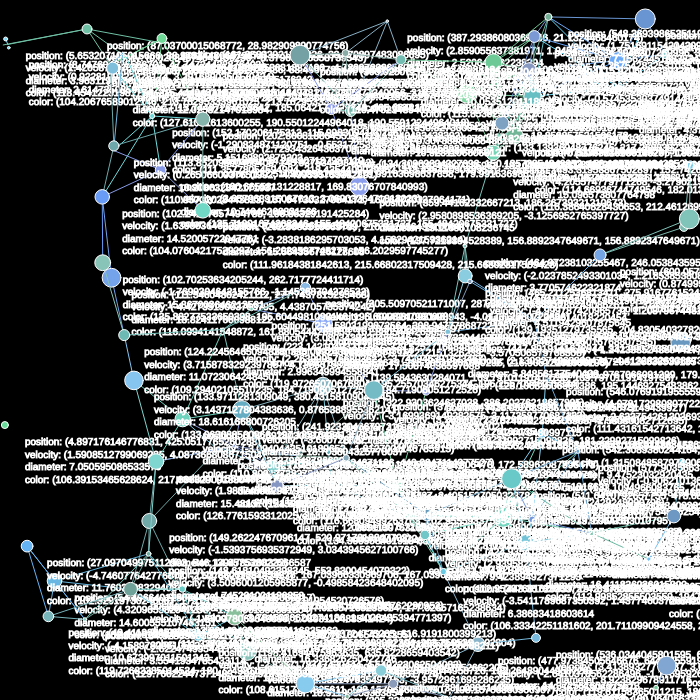
Frame 1 (no input)
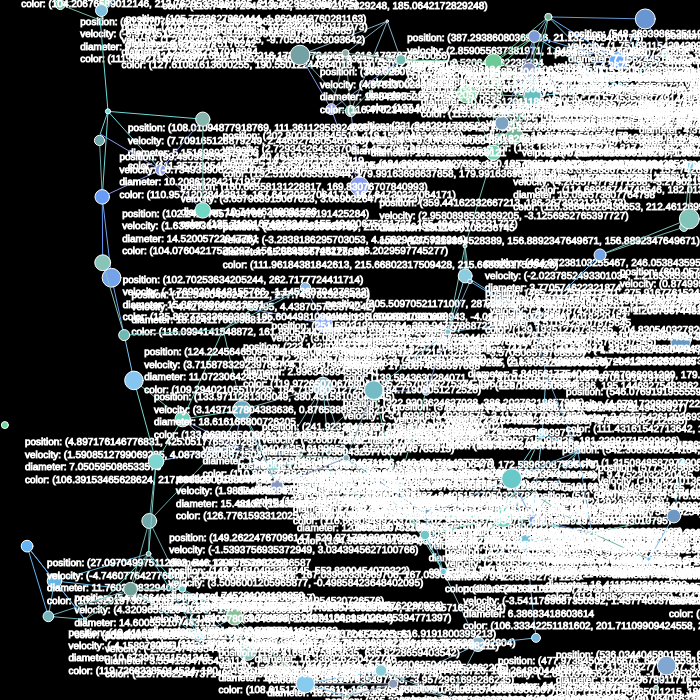
Frame 60 (no input)
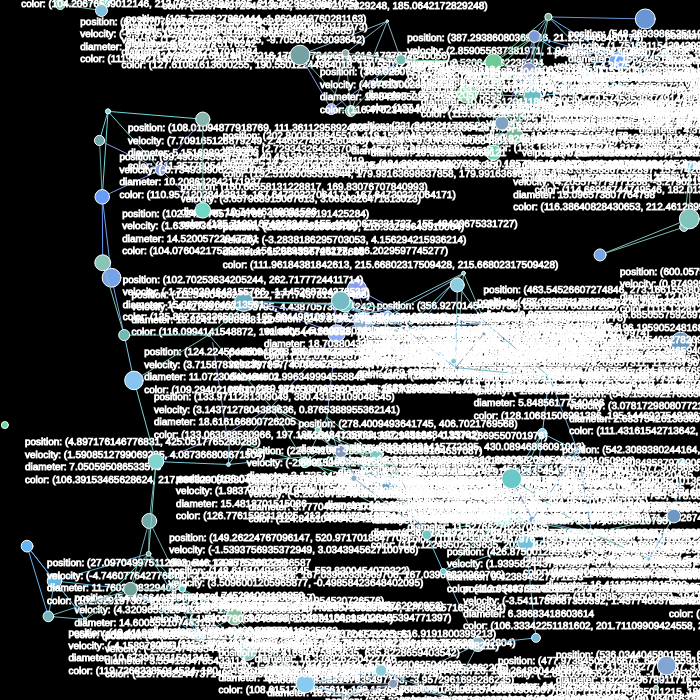
Frame 120 (the mouse pressed at the canvas centre since frame 60)

The p5.js sketch that drew these frames (run headless with seeded random() and noise() and a simulated clock; from frame 60 on, the mouse is pressed at the canvas centre):

// p5.js sketch
// ── sketch.js
let n = 100;
let x = [];
let y = [];
let d = [];
let vx = [];
let vy = [];
let c = [];

function setup() {
  createCanvas(700, 700);
  for (let i = 0; i < n; i++) {
    d.push(random(2, 20));
    x.push(random(d[i] / 2, width - d[i] / 2));
    y.push(random(d[i] / 2, height - d[i] / 2));
    vx.push(random(-5, 5));
    while (vx[i] == 0) vx[i] = random(-5, 5);
    vy.push(random(-5, 5));
    while (vy[i] == 0) vy[i] = random(-5, 5);
    c.push(color(random(100, 140), random(150, 220), random(150, 250)));
  }
  textSize(10);
}

function draw() {
  background(0);
  for (let i = 0; i < x.length; i++) {
    mouseAttractionForce(i);
    connect(i);
    fill(c[i]);
    stroke(255);
    ellipse(x[i], y[i], d[i], d[i]);
    info(i);
  }
}

function info(i) {
  let s;
  s = "position: (" + x[i] + ", " + y[i] + ")";
  s += "\n" + "velocity: (" + vx[i] + ", " + vy[i] + ")";
  s += "\n" + "diameter: " + d[i];
  s += "\n" + "color: (" + red(c[i]) + ", " + green(c[i]) + ", " + green(c[i]) + ")";
  fill(255, 100);
  text(s, x[i] + 20, y[i] + 20);
}

function connect(i) {
  stroke(c[i]);
  for (let j = 0; j < n; j++) {
    if (i !== j && i < j) {
      if (dist(x[i], y[i], x[j], y[j]) <= 100)
        line(x[i], y[i], x[j], y[j]);
    }
  }
}

function mouseAttractionForce(i) {
  if (dist(mouseX, mouseY, x[i], y[i]) <= 200) {
    vx[i] += (mouseX - x[i]) >= 0 ? 1 : -1;
    vy[i] += (mouseY - y[i]) >= 0 ? 1 : -1;
    x[i] += vx[i];
    y[i] += vy[i];
  }
}
